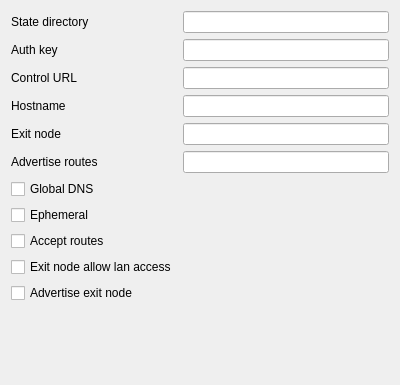
<?xml version="1.0" encoding="UTF-8"?>
<ui version="4.0">
 <class>EditTailScale</class>
 <widget class="QWidget" name="EditTailScale">
  <property name="geometry">
   <rect>
    <x>0</x>
    <y>0</y>
    <width>400</width>
    <height>385</height>
   </rect>
  </property>
  <property name="windowTitle">
   <string notr="true">Form</string>
  </property>
  <layout class="QFormLayout" name="formLayout">
   <item row="0" column="0">
    <widget class="QLabel" name="label">
     <property name="text">
      <string>State directory</string>
     </property>
    </widget>
   </item>
   <item row="0" column="1">
    <widget class="QLineEdit" name="state_dir"/>
   </item>
   <item row="2" column="0">
    <widget class="QLabel" name="label_2">
     <property name="text">
      <string>Auth key</string>
     </property>
    </widget>
   </item>
   <item row="2" column="1">
    <widget class="QLineEdit" name="auth_key"/>
   </item>
   <item row="4" column="0">
    <widget class="QLabel" name="label_3">
     <property name="text">
      <string>Control URL</string>
     </property>
    </widget>
   </item>
   <item row="4" column="1">
    <widget class="QLineEdit" name="control_plane"/>
   </item>
   <item row="7" column="0">
    <widget class="QLabel" name="label_4">
     <property name="text">
      <string>Hostname</string>
     </property>
    </widget>
   </item>
   <item row="7" column="1">
    <widget class="QLineEdit" name="hostname"/>
   </item>
   <item row="13" column="0">
    <widget class="QCheckBox" name="accept_route">
     <property name="text">
      <string>Accept routes</string>
     </property>
    </widget>
   </item>
   <item row="12" column="0">
    <widget class="QCheckBox" name="ephemeral">
     <property name="text">
      <string>Ephemeral</string>
     </property>
    </widget>
   </item>
   <item row="14" column="0">
    <widget class="QCheckBox" name="exit_node_lan_access">
     <property name="text">
      <string>Exit node allow lan access</string>
     </property>
    </widget>
   </item>
   <item row="15" column="0">
    <widget class="QCheckBox" name="advertise_exit_node">
     <property name="text">
      <string>Advertise exit node</string>
     </property>
    </widget>
   </item>
   <item row="9" column="0">
    <widget class="QLabel" name="label_5">
     <property name="text">
      <string>Exit node</string>
     </property>
    </widget>
   </item>
   <item row="9" column="1">
    <widget class="QLineEdit" name="exit_node"/>
   </item>
   <item row="10" column="0">
    <widget class="QLabel" name="label_6">
     <property name="toolTip">
      <string>&lt;html&gt;&lt;head/&gt;&lt;body&gt;&lt;p&gt;comma seperated list of subnets&lt;/p&gt;&lt;/body&gt;&lt;/html&gt;</string>
     </property>
     <property name="text">
      <string>Advertise routes</string>
     </property>
    </widget>
   </item>
   <item row="10" column="1">
    <widget class="QLineEdit" name="advertise_routes"/>
   </item>
   <item row="11" column="0">
    <widget class="QCheckBox" name="global_dns">
     <property name="toolTip">
      <string>&lt;html&gt;&lt;head/&gt;&lt;body&gt;&lt;p&gt;use tailscale dns as the remote dns&lt;/p&gt;&lt;/body&gt;&lt;/html&gt;</string>
     </property>
     <property name="text">
      <string>Global DNS</string>
     </property>
    </widget>
   </item>
  </layout>
 </widget>
 <resources/>
 <connections/>
</ui>
